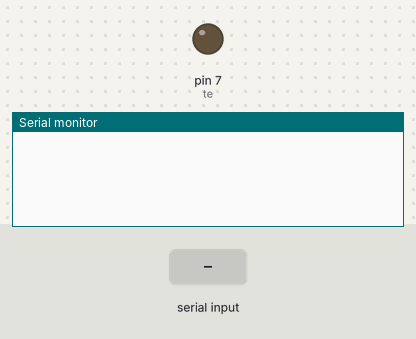
Recording of a sketch running on a simulated Arduino Uno, built with avr-gcc and run on an emulated ATmega328P. Parts: output pins drawn as LEDs (lit = HIGH), the last lines printed to the serial monitor. Inputs (shaded band) come from the test bench. Pins used as bus, display or sensor lines are not drawn.

Above: at 1.2 s.
1.3 s: "0\n" received over Serial
At 2.5 s:
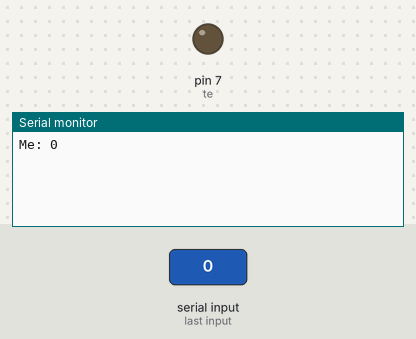
2.8 s: "0\n" received over the second serial link
At 3.4 s:
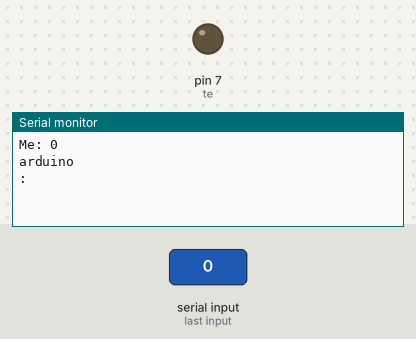
4.4 s: "1\n" received over the second serial link
At 5.7 s:
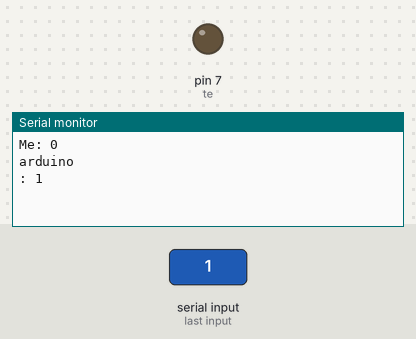

The sketch:

Semana4.ino
```cpp
#include <SoftwareSerial.h>

int incomingByte = 0; // for incoming serial data
int te = 7;		// Transmitter enable
int re = 6; 	// Receiver enable
int tx = 3;		// Serial transmitter
int rx = 4;		// Serial recever
bool check = true;			// Input text control
bool thisArduino = false;	// Message control
int arduino = 3;			// Arduino number
int byteCount = 0;

SoftwareSerial mySerial(rx, tx); //RX,TX para comunicacao serial

void setup() {
  Serial.begin(900); 		// Starter serial
  mySerial.begin(900);		// Starter mySerial
  pinMode(te, OUTPUT);
  pinMode(re, OUTPUT);
  pinMode(rx, INPUT);
  digitalWrite(re, HIGH);
}

void loop() {
  // Reading
  if(mySerial.available()>0){
    incomingByte = mySerial.read();	// Reading
    if(incomingByte != 0){
      if(incomingByte == arduino+48 || incomingByte == 48){
        thisArduino = true;
      }else if(check && thisArduino){
      	Serial.print("arduino ");
        Serial.print(char(incomingByte));
        Serial.print(": ");
      	check = false;
        thisArduino = true;
	  }else if(incomingByte == 10 && thisArduino){
        Serial.print(char(incomingByte));
        check = true;
      	thisArduino = false;
      }else if(thisArduino){
      	Serial.print(char(incomingByte));	// Print signal sending
      }
    }
  }

  // Sending
  if(Serial.available()>0){
    Serial.print("Me: ");
    while(Serial.available()>0){
      incomingByte = Serial.read();
      Serial.print(char(incomingByte));
      digitalWrite(re, LOW);		// Low receiver signal
      delay(50);
      digitalWrite(te, HIGH);		// High Transmiter signal
      mySerial.write(incomingByte);
      digitalWrite(te, LOW);		// Low Transmiter signal
      delay(50);
      digitalWrite(re, HIGH);		// High receiver signal
      byteCount = byteCount + 1;
      if(byteCount == 1){
      	digitalWrite(re, LOW);		// Low receiver signal
        delay(50);
        digitalWrite(te, HIGH);		// High Transmiter signal
        mySerial.write(arduino+48);
        digitalWrite(te, LOW);		// Low Transmiter signal
        delay(50);
        digitalWrite(re, HIGH);		// High receiver signal
      }
    }
    digitalWrite(re, LOW);		// Low receiver signal
    delay(50);
    digitalWrite(te, HIGH);		// High Transmiter signal
    mySerial.write(10);			// Send line feed (pular linha)
    Serial.println();
    digitalWrite(te, LOW);		// Low Transmiter signal
    delay(50);
    digitalWrite(re, HIGH);		// High receiver signal
    byteCount = 0;
  }
}
```

Measured:
- after the input at 1.3 s, the serial monitor: prints a new line at once (image 1)
- after the input at 2.8 s, the serial monitor: prints a new line at once (image 2)
- after the input at 4.4 s, the serial monitor: prints a new line at once (image 3)
